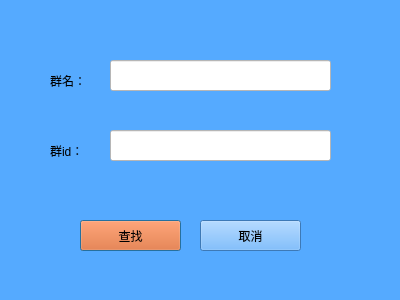
<?xml version="1.0" encoding="UTF-8"?>
<ui version="4.0">
 <class>dialog_addgroup</class>
 <widget class="QDialog" name="dialog_addgroup">
  <property name="geometry">
   <rect>
    <x>0</x>
    <y>0</y>
    <width>400</width>
    <height>300</height>
   </rect>
  </property>
  <property name="windowTitle">
   <string>Dialog</string>
  </property>
  <property name="styleSheet">
   <string notr="true">background-color: rgb(85, 170, 255);</string>
  </property>
  <widget class="QLabel" name="label">
   <property name="geometry">
    <rect>
     <x>50</x>
     <y>60</y>
     <width>51</width>
     <height>41</height>
    </rect>
   </property>
   <property name="styleSheet">
    <string notr="true">text-align:center;
font: 75 14pt &quot;华文中宋&quot;;</string>
   </property>
   <property name="text">
    <string>群名：</string>
   </property>
  </widget>
  <widget class="QLabel" name="label_2">
   <property name="geometry">
    <rect>
     <x>50</x>
     <y>130</y>
     <width>51</width>
     <height>41</height>
    </rect>
   </property>
   <property name="styleSheet">
    <string notr="true">font: 75 14pt &quot;华文中宋&quot;;</string>
   </property>
   <property name="text">
    <string>群id：</string>
   </property>
  </widget>
  <widget class="QPushButton" name="pushButton_yes">
   <property name="geometry">
    <rect>
     <x>80</x>
     <y>220</y>
     <width>101</width>
     <height>31</height>
    </rect>
   </property>
   <property name="styleSheet">
    <string notr="true">font: 75 14pt &quot;宋体&quot;;
background-color: rgb(255, 85, 0);</string>
   </property>
   <property name="text">
    <string>查找</string>
   </property>
  </widget>
  <widget class="QPushButton" name="pushButton_cancel">
   <property name="geometry">
    <rect>
     <x>200</x>
     <y>220</y>
     <width>101</width>
     <height>31</height>
    </rect>
   </property>
   <property name="styleSheet">
    <string notr="true">font: 14pt &quot;宋体&quot;;</string>
   </property>
   <property name="text">
    <string>取消</string>
   </property>
  </widget>
  <widget class="QLineEdit" name="lineEdit_group_name">
   <property name="geometry">
    <rect>
     <x>110</x>
     <y>60</y>
     <width>221</width>
     <height>31</height>
    </rect>
   </property>
   <property name="styleSheet">
    <string notr="true">background-color: rgb(255, 255, 255);</string>
   </property>
  </widget>
  <widget class="QLineEdit" name="lineEdit_group_id">
   <property name="geometry">
    <rect>
     <x>110</x>
     <y>130</y>
     <width>221</width>
     <height>31</height>
    </rect>
   </property>
   <property name="styleSheet">
    <string notr="true">background-color: rgb(255, 255, 255);</string>
   </property>
  </widget>
 </widget>
 <resources/>
 <connections/>
</ui>
